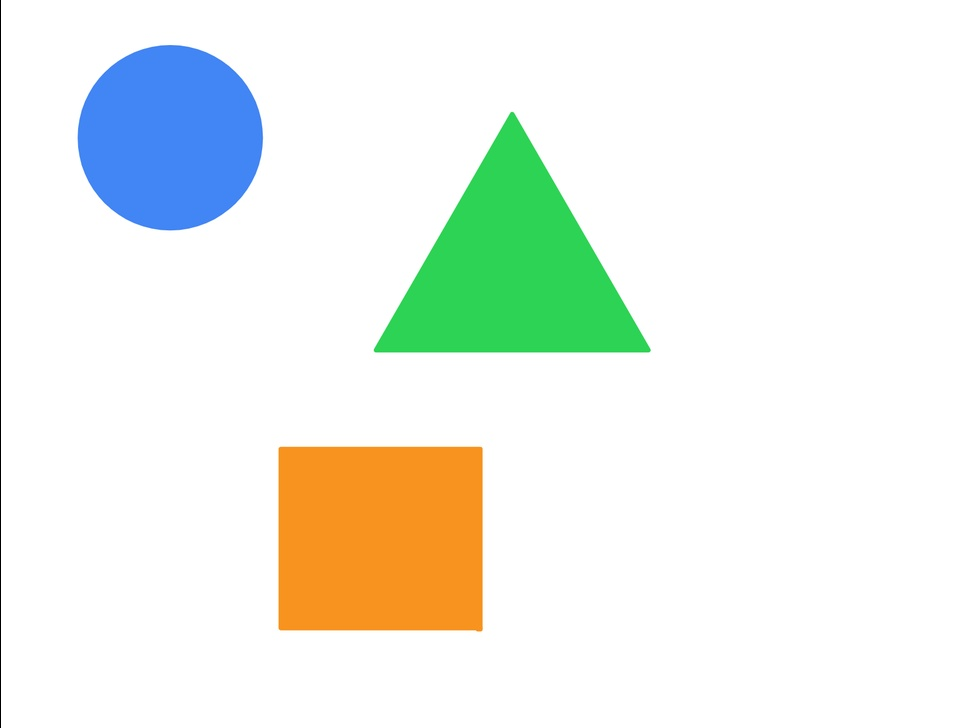
#> input picture image_segmantation_different_shapes/new_data/img_0.jpg, 970 x 728 px, shrunk from 1702 x 1277 before the run; its folder holds 4 pictures in this run
$ python main.py
#> lines starting #> are read from the running program, lines starting #| are printed output that depends on the picture
import numpy as np
import cv2
import glob
import os
import matplotlib.pyplot as plt
from sklearn.cluster import DBSCAN
from sklearn.manifold import TSNE
import seaborn as sns
from sklearn.decomposition import PCA
from sklearn.decomposition import TruncatedSVD
from sklearn.preprocessing import StandardScaler
from sklearn.pipeline import Pipeline
from wand.image import Image
from skimage.util import random_noise


# import and load data and also rename all of samples (images) to normal name (img_0) to (img_n)
data_path = "../new_data"
dirc_images = glob.glob(os.path.join(data_path,"*"))
# [8 lines of commented-out code are left out]
fig = plt.figure(figsize =(25,35))
fig.subplots_adjust(hspace = 0.5,wspace=0.1)
fig.suptitle('Coin Counter by Clustering(DBSCAN)')
dirc_images = [ "../new_data/img_0.jpg" ,"../new_data/img_1.jpg"]

# with Image(filename ="../new_data/img_2.jpg") as img:
#     # Generate noise image using spread() function
#     img.noise("gaussian", attenuate = 0.1)
#     img.save(filename ="../new_data/img_noise.jpg")

# main of code
for i in range(1):
    noise_rng = [(-0.1,0.1,0.01),(-0.3,0.3,0.02),(-0.5,0.5,0.03)]
    for j,item in enumerate(noise_rng):
        path = dirc_images[i]
        img = cv2.imread(path)
#> img is the input picture: shape (728, 970, 3); mean B, G, R 234.2, 242.2, 237
        lower,upeer,amount = item

        # noise_img = random_noise(img, mode='s&p',amount=amount)
        # noise_img = np.array(255*noise_img, dtype = 'uint8')

        gauss = np.random.normal(lower,upeer,img.size)
        gauss = gauss.reshape(img.shape[0],img.shape[1],img.shape[2]).astype('uint8')
        noise_img = cv2.add(img,gauss)

        ax = fig.add_subplot(2, 3, 1+j)
        ax.imshow(noise_img)
        ax.set_title("guassian noise range "+str(lower)+str(upeer))

        # resize
        img = cv2.resize(noise_img, (0,0), fx=0.05, fy=0.05)
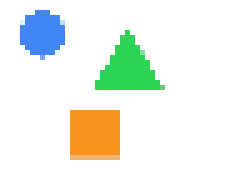
#> img: shape (36, 48, 3) (shown 5 times larger); mean B, G, R 233.2, 242, 236.3
        img = cv2.cvtColor(img, cv2.COLOR_BGR2RGB)
        #creat a data of pixel locations and pixel values >> shape (n_pixls * 3)>>(rowindex   colindex   pixelvalue)
        indices = np.dstack(np.indices(img.shape[:2]))
        rows, cols, chs = indices.shape
#> rows = 36; cols = 48; chs = 2
        indices = np.reshape(indices,(rows*cols,chs))
        image = np.reshape(img,(rows*cols,3))
#> image = 1728 rows, first 8: [255, 255, 255], [255, 255, 255], [255, 255, 255], [255, 255, 255], [255, 255, 255], [255, 255, 255], [255, 255, 255], [255, 255, 255]
        image = np.concatenate((indices,image), axis=1)
#> image = 1728 rows, first 6: [0, 0, 255, 255, 255], [0, 1, 255, 255, 255], [0, 2, 255, 255, 255], [0, 3, 255, 255, 255], [0, 4, 255, 255, 255], [0, 5, 255, 255, 255]
        #define the dbscan model and get labels the set-1 (-1 means background)
        db = DBSCAN(eps=2, min_samples=10, metric = 'euclidean',algorithm ='auto')
        db.fit(image)
        labels = db.labels_
        N_Cluster = len(set(labels))-2
        print(path," has ", N_Cluster ," coin",set(labels))
        #  3d plot fo showdbscan cluster
        # pca = PCA(n_components=2)
        # pipe = Pipeline([('scaler', StandardScaler()), ('pca', pca)])
        # Xt = pipe.fit_transform(image)

        tsne = TSNE(n_components=2, random_state=123)
        z = tsne.fit_transform(image)
#> z = 1728 pairs, first value -71.04 to 43.68, second value -56.6 to 58.06
        Xt=z
#> Xt has the same summary as z
        ax = fig.add_subplot(2, 3, 4+j)
        # sns.scatterplot(x=Xt[:,0], y=Xt[:,1])
        ax.scatter(Xt[:,0], Xt[:,1], c=labels)
        ax.set_title("DBSCAN Output: "+str(N_Cluster)+" cluster in image")

plt.show()
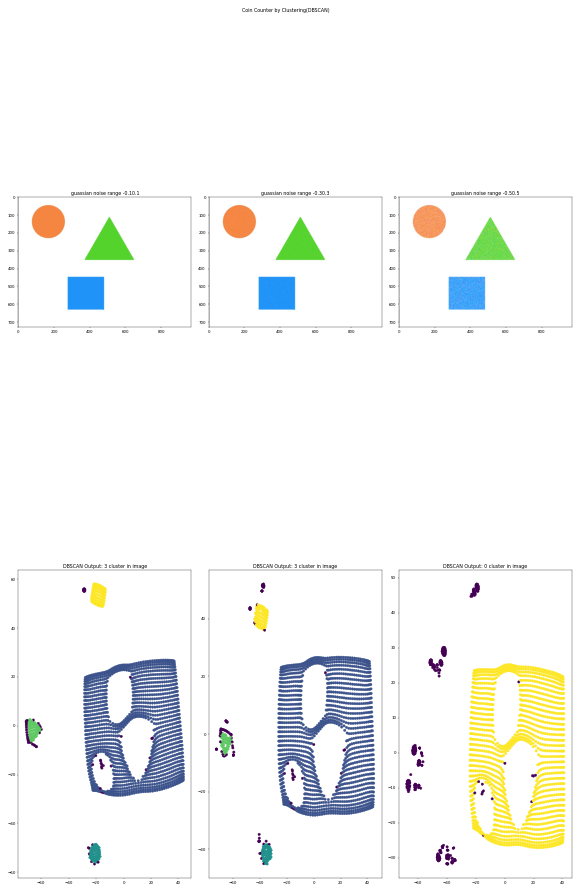
#> figure drawn by matplotlib, 6 panels; B, G, R data is drawn as R, G, B
